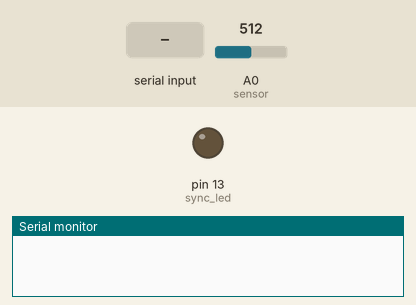
Recording of a sketch running on a simulated Arduino Uno, built with avr-gcc and run on an emulated ATmega328P. Shown: output pins drawn as LEDs (lit = HIGH), the last lines printed to the serial monitor. Dashed ring = blinking. Inputs (shaded band) come from the test bench; at power-on: A0 (sensor) = 512.

Above: at 1.2 s.
1.3 s: "R" received over Serial
At 3.1 s:
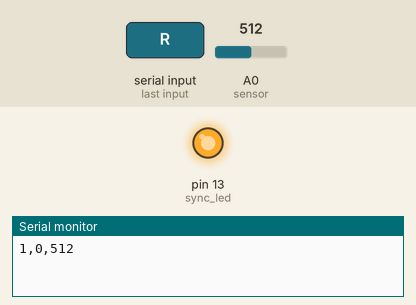
4.3 s: "T" received over Serial
At 5.0 s:
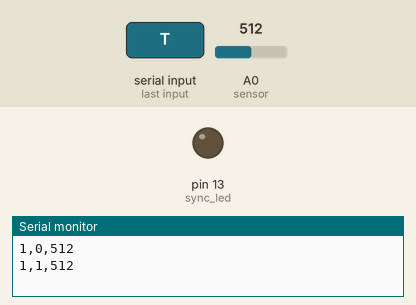
5.8 s: "S" received over Serial
At 7.6 s:
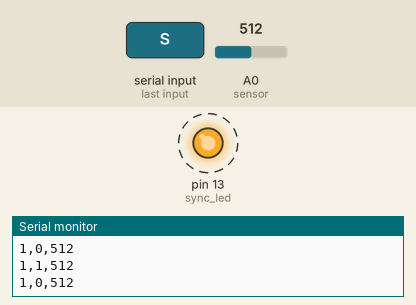
Timing chart, 0 to 14.8 s (numbered marks = the images above; inputs shaded):
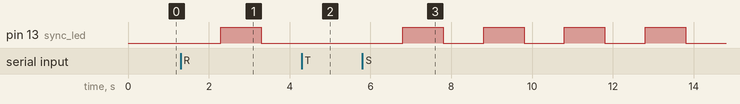

The sketch:

Node1.ino
```cpp
#include <QueueArray.h>//data structure to hanlde data packets
#include <Streaming.h>//Makes output formatting easy
#include <MsTimer2.h>//handles interrupts

//vars====================================================
//id will be used to determine node's turn to send
#define ID 1
//num of nodes in network
#define num_nodes 3

//This array will hold all packets
//For each packet there will be three elements: [id, time, value]
QueueArray <unsigned short> queue;

boolean output = HIGH; //Track if LED should be on or off
unsigned short tm; //Timer
//=========================================================

//Helper functions ========================================
void sample();
void transmit();
void stop_sampling();
//=========================================================

//run program ===============================================
void setup() {
  Serial.begin(9600);//baud
  pinMode(13, OUTPUT); //sync led
  pinMode(A0, INPUT); //sensor
  tm = 0;//init time
  // set the printer of the queue.
  queue.setPrinter(Serial);
}

void loop() {
  //init char with a dummy value
  char cmd = '0';
  //Get byte off of serial buffer
  cmd = Serial.read();


  //If R then begin sampling
  //If S then re-sync
  //If T then terminate sampling
  if (cmd == 'R') {
    //start sampling
    MsTimer2::set(1000, sample); //Sample 1hz
    MsTimer2::start();
  }else if (cmd == 'S') {
    //sync lights and samples
    MsTimer2::stop();
    output = HIGH;
    MsTimer2::set(1000, sample); //Sample 1hz
    MsTimer2::start();
  }else if (cmd == 'T') {
    //Stop sampling
    MsTimer2::stop();
    stop_sampling();
  }
}
//===================================================================

//Helper Functions===================================================
//samples and toggles led in unison.
void sample() {
  //Toggle light D13 LED--------------------
  digitalWrite(13, output);
  output = !output;
  //----------------------------------------
  //create data packet
  queue.push(ID);
  queue.push(tm);
  queue.push(analogRead(A0));


  //We add 1 to the number of nodes so that we don't get a 0 value on the mod
  //operation for the last node in the set of nodes
  if (tm % num_nodes + 1 == ID) { //node's turn to transmit
    transmit();
  }

  tm++;//increment the time counter
}

void stop_sampling() {

  //Allow the nodes to transmit their info in order
  //Node 1 will send immediately, Node 2 after 1 second, Node 3 after 2 seconds, etc.
  //One second was picked because it should be safe for this assignment and several
  //more nodes, but I'd imagine after about 10 nodes 1 second may not be enough time
  //for a node to transmit all of it's data
  delay((ID - 1) * 1000);
  transmit();

  digitalWrite(13, LOW); //ensure that light is of when iterrupt is stopped
  tm = 0; //Reset the timer
}

//Transmit all packets in the buffer and empty it as you go
void transmit(){
    unsigned short count = 0; //Used to track if an entire packet has Tx


  while (!queue.isEmpty()) {
    //This will remove the front element in the buffer and pass it to the Serial port
    Serial << queue.dequeue();

    //Inc counter
    count++;
    //If count is 3 then an entire packet has been sent
    //Reset count, send a new line, and continue
    //Else add a comma
    if (count == 3) {
      count = 0;
      Serial << endl;
    }else {
      Serial << ",";
    }
  }

}

//=============================================================================
```

Measured:
- after the input at 1.3 s, pin 13 (sync_led): LOW → HIGH after 1.0 s, → LOW 1.0 s later
- after the input at 4.3 s, pin 13 (sync_led): stays LOW (without the input it goes to HIGH after 0.00 s)
- after the input at 5.8 s, pin 13 (sync_led): alternates HIGH for 1.0 s and LOW for 1.0 s, starting after 1.0 s
